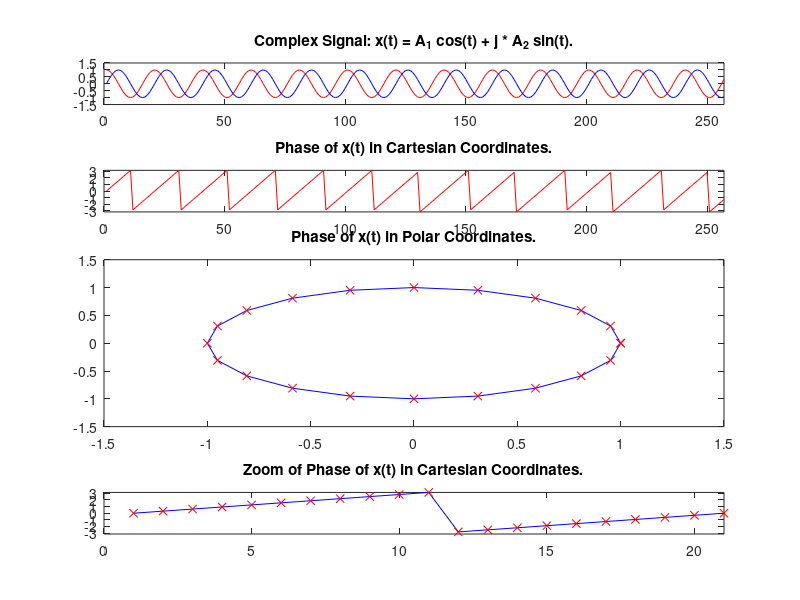

This figure's MATLAB source:
% Script demonstrating the application of FFT on 
% signal x(t) with values $\in$ $\mathcal{C}$.
% Plot phase in Cartesian and Polar Coordinates.
% and observe the phase discontinuity - 
% abrupt changes (vertical lines) in Cartesian representation.
% Author: Chris B. Kirov
% Date: 09.11.2017
clc; clear; close all;

A_1 = 1.0;
phi_1 = 0.0;
T_1 = 1/20;

A_2 = 1.0;
phi_2 = 0.0;
T_2 = 1/20;

% complex signal
t = 0 : 256;
x = A_1 * cos( 2*pi*T_1*t + phi_1) + j*A_2*sin(2*pi*T_2*t + phi_2);

subplot(5, 1, 1)                                                      % draw $\Im$ and $\Re$ parts.
plot( real(x), 'r-', imag(x), 'b-' );
axis( [ 0 numel(x) -1.5 1.5] );
title('Complex Signal: x(t) = A_1 cos(t) + j * A_2 sin(t).')

subplot(5, 1, 2)                                                      % draw phase of x(t) in Cartesian Plane.
plot( arg(x), 'r-' );
axis( [ 0 numel(x) -pi pi ] );
title('Phase of x(t) in Cartesian Coordinates.')

subplot( 5, 1, [3 4] )                                              % draw phase of x(t) Polar Plane.
plot( real( x( [1 : 21] ) ),  imag( x( [1 : 21] ) ), 'b-',  real( x( [1 : 21] ) ),  imag( x( [1 : 21] ) ), 'rx');
axis( [-1.5 1.5 -1.5 1.5] );
title('Phase of x(t) in Polar Coordinates.')
 
subplot(5, 1, 5)                                                      % expand (zoom) the phase of x(t) in Cartesian Plane.
plot( arg( x( [1 : 21] ) ), 'b-', arg( x( [1 : 21] ) ), 'rx');
axis( [0 21 -pi pi] );
title('Zoom of Phase of x(t) in Cartesian Coordinates.')
